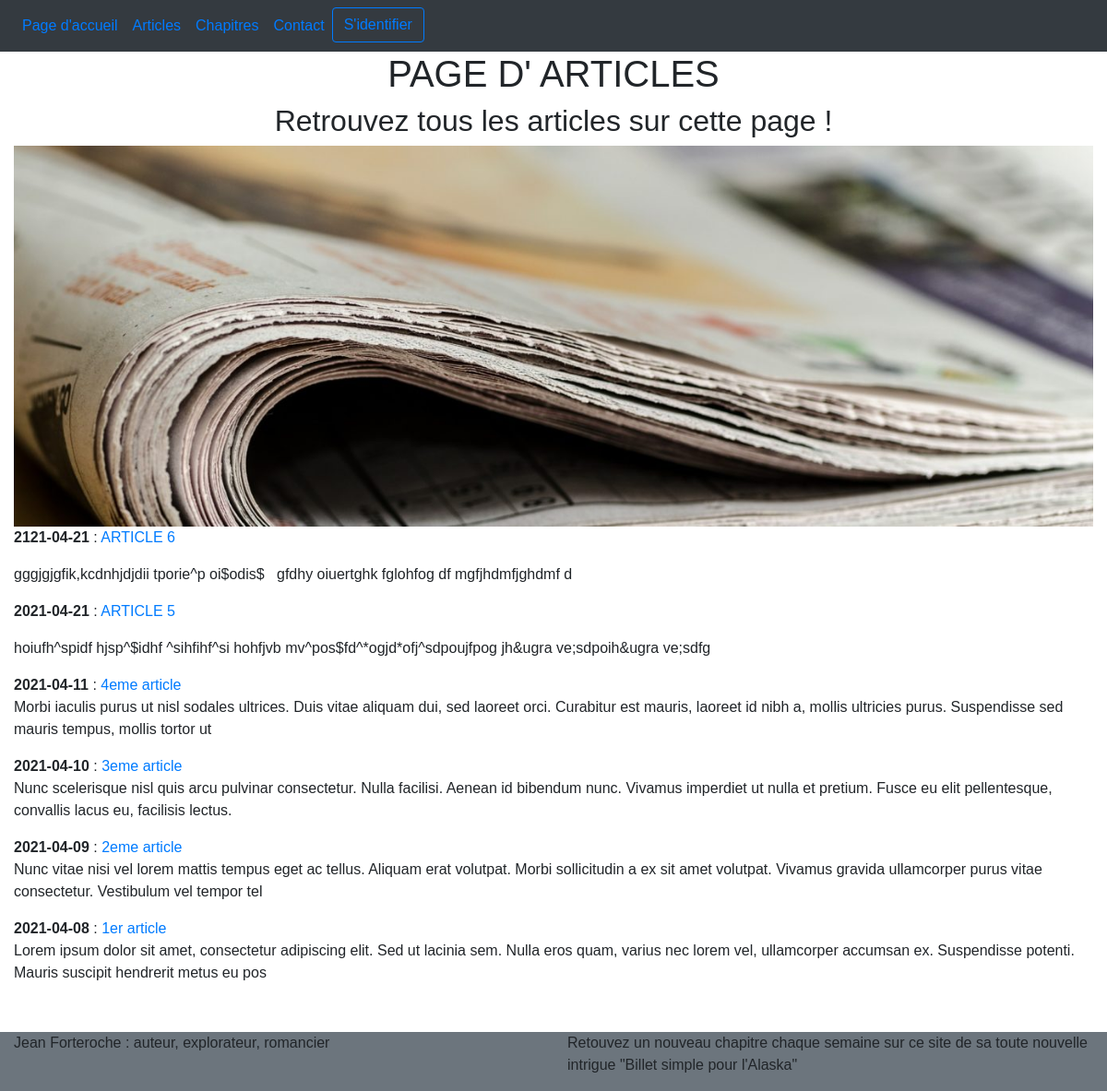
Before: /index.php?action=articles with the older database file.
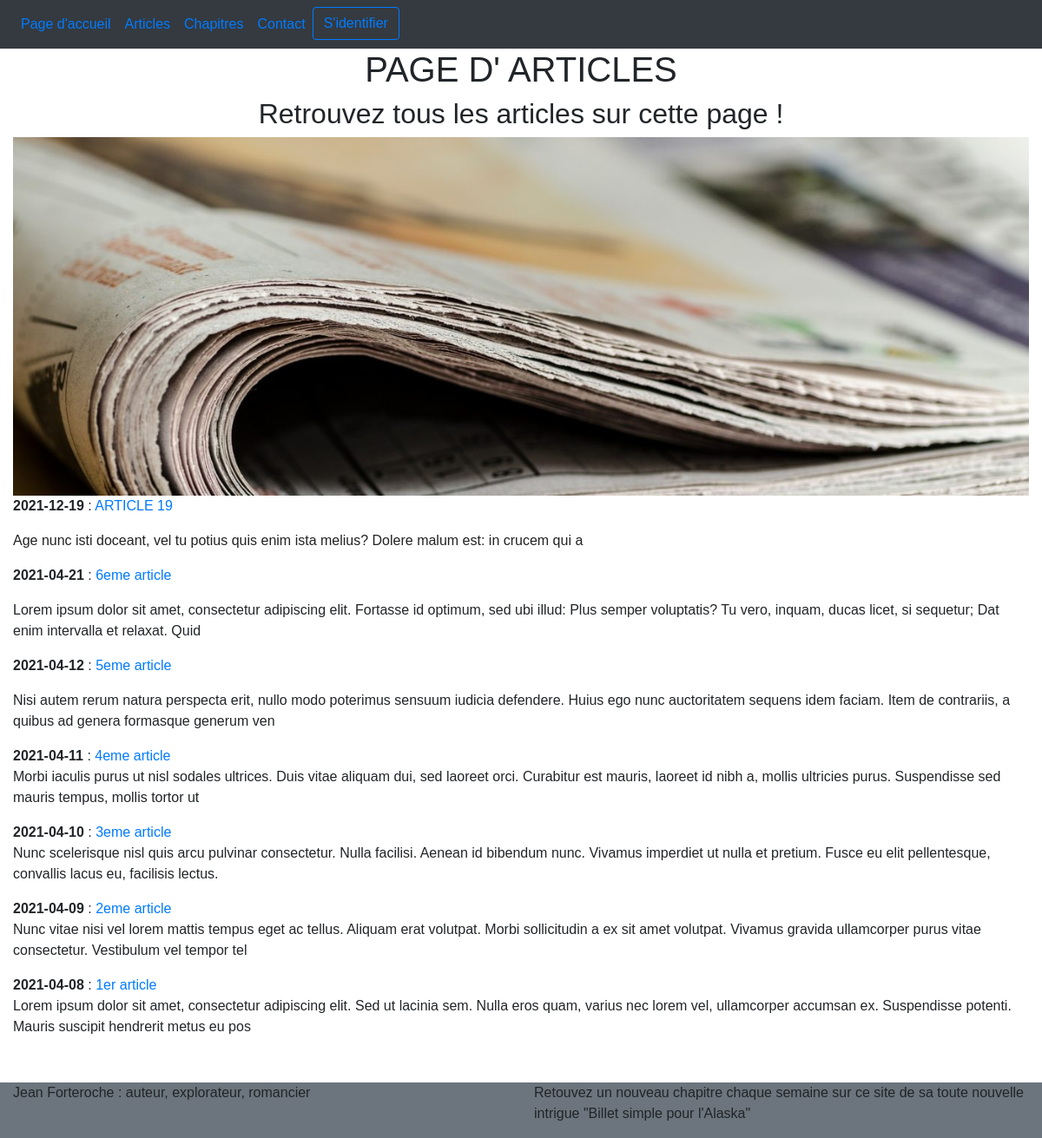
After: the same page with the newer database file.
### tables this page shows
CREATE TABLE `articles` (
  `id` int(11) NOT NULL,
  `date_publication` date NOT NULL,
  `titre` varchar(30) NOT NULL,
  `contenu` text NOT NULL
);

### model/article_manager.php (called while the page is built, shortened)
<?php
class ArticleManager extends Manager {
    public function getAllArticles() {
        $db = $this -> dbconnect();
        $req = $db -> query("SELECT id, date_publication, titre, SUBSTRING(contenu, 1, 200) AS contenu FROM articles ORDER BY date_publication DESC");
        return $req;
    }
}
?>

### controller/article_controller.php (called while the page is built, shortened)
<?php
require_once('model/article_manager.php');
class ArticleController {
            ?>
            <?php
    public function afficheAllArticles() {
        $articleManager = new ArticleManager;
        $reponse = $articleManager -> getAllArticles();
        $reponse -> execute();
        return($reponse);
    }
}
?>

### view/articles.php (the view, shortened to what this page needs)
    <h1 class="text-center">PAGE D' ARTICLES </h1>
    <h2 class="text-center">Retrouvez tous les articles sur cette page !</h2>
    <img src='./public/images/article.jpg' class="img-responsive col-lg-12 " alt="page de journal" />
    <div class="container-fluid">
        <div class="row">
            <div class="col-12">
                <?php
                    while($donnes = $reponse -> fetch())  {
                ?>
                <p>
                    <strong><?php echo $donnes['date_publication']; ?></strong> : <a href="../Projet4/index.php?action=currentArticle&id=<?php echo $donnes['id'] ?>" > <?php echo $donnes['titre']; ?></a> <br/>
                    <?php echo $donnes['contenu']; ?>
                </p>
                <?php
                    }
                ?>
            </div>
        </div>
    </div>
<?php require('template.php'); ?>

Changed rows visible on the page:
added articles: date_publication "2021-12-19", titre "ARTICLE 19", contenu "Age nunc isti doceant, vel tu potius quis enim ista melius? Dolere malum est: in crucem qui a"
changed articles: date_publication "2121-04-21" → "2021-04-21"; titre "ARTICLE 6" → "6eme article"; contenu "gggjgjgfik,kcdnhjdjdii tporie^p oi$odis$ gfdhy oiuertghk fglohfog df mgfjhdmfjghdmf d" → "Lorem ipsum dolor sit amet, consectetur adipiscing elit. Fortasse id optimum, sed ubi illud: Plus semper voluptatis? Tu vero, inquam, ducas licet, si sequetur; Dat enim intervalla et relaxat. Quid"
changed articles: date_publication "2021-04-21" → "2021-04-12"; titre "ARTICLE 5" → "5eme article"; contenu "hoiufh^spidf hjsp^$idhf ^sihfihf^si hohfjvb mv^pos$fd^*ogjd*ofj^sdpoujfpog jh&ugra ve;sdpoih&ugra ve;sdfg" → "Nisi autem rerum natura perspecta erit, nullo modo poterimus sensuum iudicia defendere. Huius ego nunc auctoritatem sequens idem faciam. Item de contrariis, a quibus ad genera formasque generum ven"
